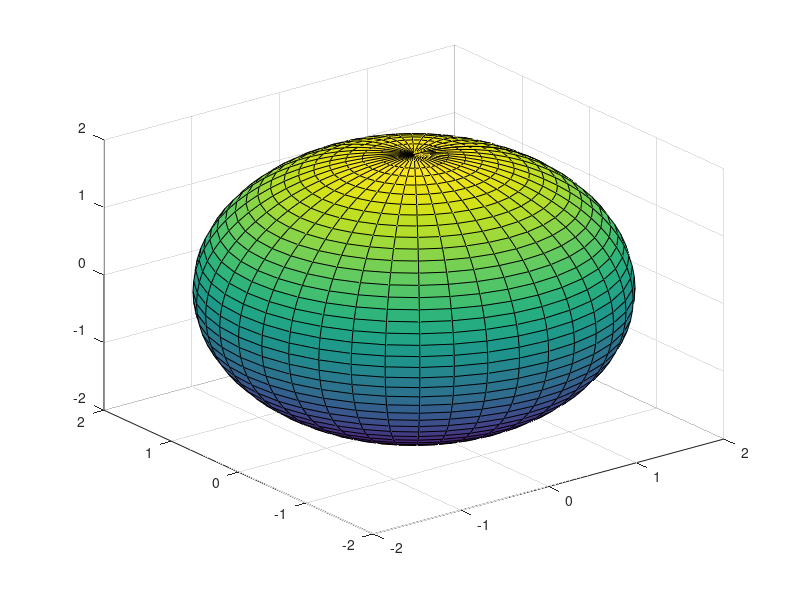

Source code (MATLAB): (Note: this script raises an error after producing the figure.)
% Esempio di trasparenza
%
% M. Scarpiniti (Dip. DIET - Sapienza Università di Roma)

N = 40;
[X, Y, Z] = sphere(N);
surf(X, Y, Z);
hold on
surf(2*X, 2*Y, 2*Z);
alpha(0.5);